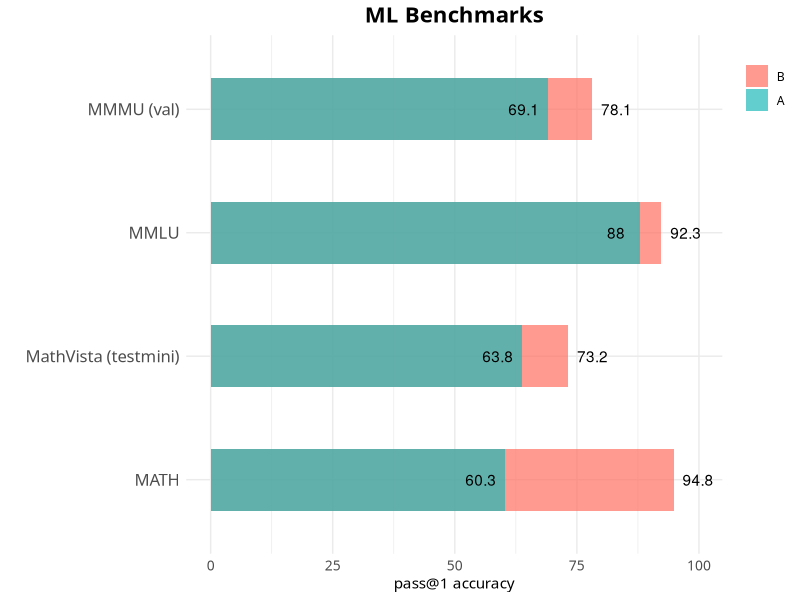

This chart was generated by the following R code:
library(ggplot2)
library(reshape2)

# 计算堆叠的条形图

# 创建数据框
data <- data.frame(
  Benchmark = c("MATH", "MathVista (testmini)", "MMMU (val)", "MMLU"),
  B = c(94.8, 73.2, 78.1, 92.3),   # B的得分
  A = c(60.3, 63.8, 69.1, 88.0)  # A的得分
)

melted_data <- melt(data, id.vars = c("Benchmark"), variable.name = "Type", 
                    value.name = "Value")

# 绘制横向条形图（A 和 B 都从 0 开始，重叠显示）
g <- ggplot(melted_data, aes(x = Benchmark, y = Value, fill = Type)) +
  geom_bar(stat = "identity", position = "identity", width = 0.5,
           alpha = 0.7) +  # 重叠条形图
  scale_fill_manual(values = c("A" = "#1EB9B8", "B" = "#FF6F61")) +  # 设置填充颜色
  labs(title = "ML Benchmarks", y = "pass@1 accuracy", x = "", fill = "") +
  theme_minimal(base_family = "STKaiti") +
  theme(
    plot.title = element_text(hjust = 0.5, face = "bold", size = 16),
    axis.text.y = element_text(size = 12),
    axis.text.x = element_text(size = 10),
    legend.position.inside = c(0.5, 1),
    legend.justification = c("center", "top")
  ) +
  geom_text(data = subset(melted_data, Type == "A"),
            aes(label = round(Value, 1)),
            position = position_nudge(y = -5),
            color = "black") +  # A 的数值标注在条形图内部
  geom_text(data = subset(melted_data, Type == "B"),
            aes(label = round(Value, 1)),
            position = position_nudge(y = 5),
            color = "black") +  # B 的数值标注在条形图顶部
  coord_flip()  # 交换坐标轴，生成横向条形图

ggsave("duibi.jpeg", plot = g, width = 10, height = 4, units = "in")